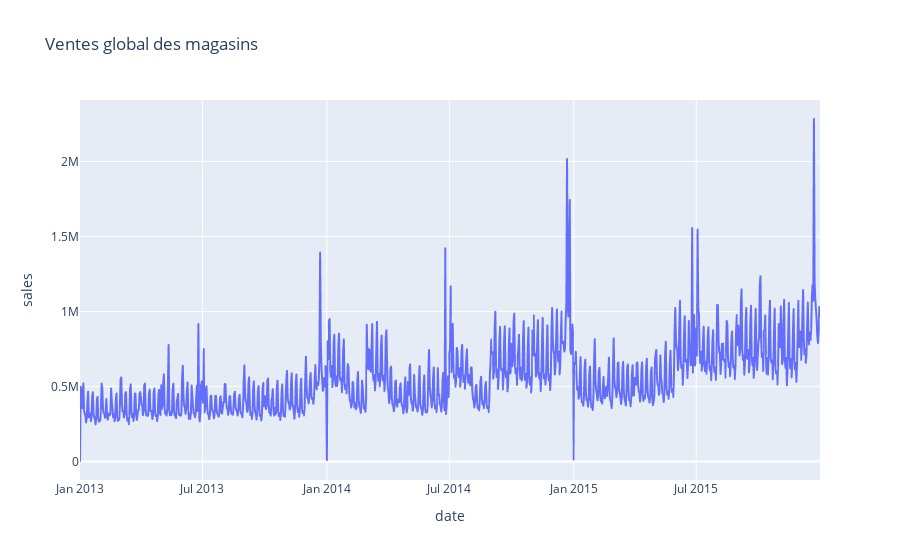

Here is the notebook cell this chart was saved with:
### Markdown cell above
### Regardons nos données

### Code cell
fig = px.line(series_train, x= 'date', y= series_train['sales'],title="Ventes global des magasins") 
fig.show()

### Figure 1 — Plotly figure (JSON) as saved in the notebook; plotly's stock layout.template omitted (floating-point values rounded to 4 significant figures; data arrays with more than 128 entries replaced by an {"elided": "..."} marker saying what was removed)
{"data": [{"hovertemplate": "date=%{x}<br>sales=%{y}<extra></extra>", "legendgroup": "", "line": {"color": "#636efa", "dash": "solid"}, "marker": {"symbol": "circle"}, "mode": "lines", "name": "", "showlegend": false, "type": "scattergl", "x": {"elided": "1092 str values"}, "xaxis": "x", "y": {"elided": "1092 float values"}, "yaxis": "y"}], "layout": {"legend": {"tracegroupgap": 0}, "title": {"text": "Ventes global des magasins"}, "xaxis": {"anchor": "y", "domain": [0, 1], "title": {"text": "date"}}, "yaxis": {"anchor": "x", "domain": [0, 1], "title": {"text": "sales"}}}}
